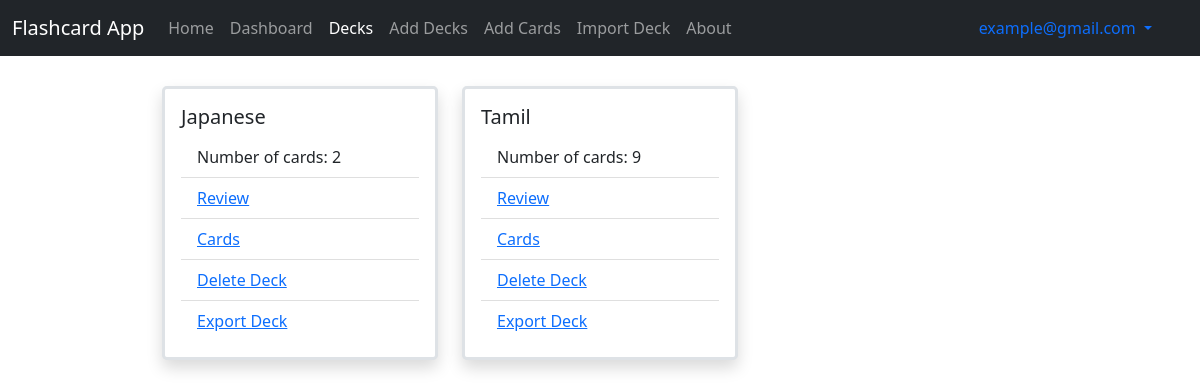
The app's page /decks (signed in) with its own data.
### application/models.py (models this page shows)
class User(db.Model, UserMixin):
    __tablename__ = 'user'
    id = db.Column(db.Integer, primary_key = True, autoincrement = True)
    username = db.Column(db.String, nullable = False)
    email = db.Column(db.String, unique = True, nullable = False)
    password = db.Column(db.String, nullable = False)
    active = db.Column(db.Boolean)
    roles = db.relationship('Role', secondary = roles_users, backref = db.backref('user', lazy = 'dynamic'))
    decks = db.relationship('Deck', backref = 'user', cascade = "all, delete")

class Deck(db.Model):
    __tablename__ = 'deck'
    deck_id = db.Column(db.Integer, primary_key = True, autoincrement = True)
    deck_name = db.Column(db.String, unique = True, nullable = False)
    last_review_time = db.Column(db.String)
    total_score = db.Column(db.Integer)
    user_id = db.Column(db.Integer, db.ForeignKey("user.id"), nullable = False)
    cards = db.relationship('Card', backref = 'deck', cascade = "all, delete")

### application/controllers.py (the view)
@app.route("/decks", methods=["GET"])
@login_required
def decks():
    return render_template("decks.html")

### templates/decks.html (shortened to what this page needs)
{% extends "base.html" %} {% block title %}Decks{% endblock %} {% block
body_content %} {% if current_user.decks == [] %}
<div
  class="container w-50 bg-light bg-gradient border border-3 rounded-3"
  style="margin-top: 30px"
>
  <h1>There are no decks added, add decks now!</h1>
</div>
{% else %}
<div class="container w-75" style="margin-top: 30px">
  <div class="row row-cols-1 row-cols-md-3 g-4" style="margin-bottom: 30px">
    {% for deck in current_user.decks %}
    <div class="col">
      <div class="card border border-3 rounded-3 shadow">
        <div class="card-body">
          <h5 class="card-title">{{ deck.deck_name }}</h5>
          <ul class="list-group list-group-flush">
            <li class="list-group-item">
              Number of cards: {{ deck.cards|count }}
            </li>
            <li class="list-group-item">
              <a href="/decks/review/{{ deck.deck_id }}/{{ deck.deck_name }}"
                >Review</a
              >
            </li>
            <li class="list-group-item">
              <a href="/decks/cards/{{ deck.deck_id }}/{{ deck.deck_name }}"
                >Cards</a
              >
            </li>
            <li class="list-group-item">
              <a href="/decks/delete_deck/{{ deck.deck_id }}">Delete Deck</a>
            </li>
            <li class="list-group-item">
              <a
                href="/decks/export_deck/{{ deck.deck_id }}/{{ deck.deck_name }}"
                >Export Deck</a
              >
            </li>
          </ul>
        </div>
      </div>
    </div>
    {% endfor %}
  </div>
</div>
{% endif %}
{% endblock %}

### templates/base.html (shortened to what this page needs)
<!DOCTYPE html>
<html lang="en">
  <head>
    <link
      href="https://cdn.jsdelivr.net/npm/bootstrap@5.1.3/dist/css/bootstrap.min.css"
      rel="stylesheet"
    />
  </head>
  <body>
    <nav class="navbar navbar-expand-lg navbar-dark bg-dark">
      <div class="container-fluid">
        <a class="navbar-brand" href="#">Flashcard App</a>
        <div class="collapse navbar-collapse" id="navbarText">
          <ul class="navbar-nav me-auto mb-2 mb-lg-0">
            <li class="nav-item">
              <a class="nav-link" id="home" aria-current="page" href="/home"
                >Home</a
              >
            </li>
            {% if current_user.is_authenticated %}
            <li class="nav-item">
              <a class="nav-link" id="dashboard" href="/dashboard">Dashboard</a>
            </li>
            <li class="nav-item">
              <a class="nav-link" id="decks" href="/decks">Decks</a>
            </li>
            <li class="nav-item">
              <a class="nav-link" id="add_decks" href="/add_decks">Add Decks</a>
            </li>
            <li class="nav-item">
              <a class="nav-link" id="add_cards" href="/add_cards">Add Cards</a>
            </li>
            <li class="nav-item">
              <a class="nav-link" id="import_deck" href="/import_deck"
                >Import Deck</a
              >
            </li>
            <li class="nav-item">
              <a class="nav-link" id="about" href="/about"
                >About</a
              >
            </li>
            {% endif %} {% block navbar_items %}{% endblock %}
          </ul>
          <div>
            <div class="nav-item dropdown" style="margin-right: 20px">
              <a
                class="nav-link dropdown-toggle"
                href="#"
                id="navbarDropdownMenuLink"
                role="button"
                data-bs-toggle="dropdown"
                aria-expanded="false"
              >
                {% if current_user.is_authenticated %} {{ current_user.email }}
                {% else %} Not logged in {% endif %}
              </a>
            </div>
          </div>
        </div>
      </div>
    </nav>
    {% block body_content %}{% endblock %}
  </body>
</html>

### records on screen
User: email "example@gmail.com"
Deck: deck_name "Japanese", cards|count "2"
Deck: deck_name "Tamil", cards|count "9"
